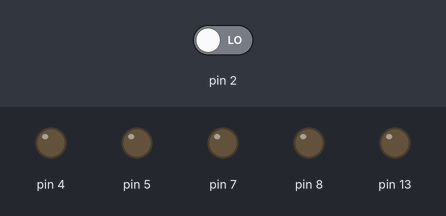
Simulated run of this sketch. Board: Arduino Uno, built with avr-gcc and run on an emulated ATmega328P. Parts: output pins drawn as LEDs (lit = HIGH). The test bench sets the inputs (shaded band); at power-on: pin 2 LOW. Pins used as bus, display or sensor lines are not drawn.

Above: at 0.1 s.
At 3.3 s:
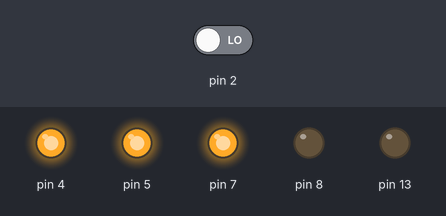
Timing chart, 0 to 4.8 s (numbered marks = the images above):
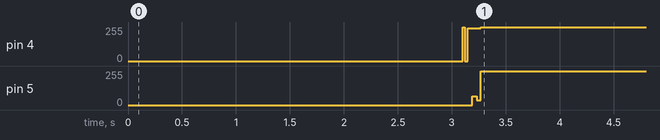

The sketch:

_LMX2541SQ3740ENOPB.ino
```cpp
#define clk0 digitalWrite(6,LOW)
#define clk1 digitalWrite(6,HIGH)
#define dat0 digitalWrite(5,LOW)
#define dat1 digitalWrite(5,HIGH)
#define le0 digitalWrite(4,LOW)
#define le1 digitalWrite(4,HIGH)
#define ce0 digitalWrite(7,LOW)
#define ce1 digitalWrite(7,HIGH)
#define led0 digitalWrite(13,LOW)
#define led1 digitalWrite(13,HIGH)
#define RFout0 digitalWrite(8,LOW)
#define RFout1 digitalWrite(8,HIGH)
#define _0 false
#define _1 true

byte  R7=0x07;
byte  R13=0x13;
byte  R12=0x12;
byte  R9=0x09;
byte  R8=0x08;
byte  R6=0x06;
byte  R5=0x05;
byte  R4=0x04;
byte  R3=0x03;
byte  R2=0x02;
byte  R1=0x01;
byte  R0=0x00;
byte  VCO_DIV_OPT=0x00;//RFout Disable(0x00)/Enable(0x04)
byte  AC_TEMP_COMP=0x24;//Dynamic(0x05)/Fixed(0x18) frequency
byte  RFOUT=0x00;//Комбинация с пином RFout, физическое подключение к микосхеме не важно:0x00-Disabled/0x02-Enabled, контроль внешним подключением к микросхеме:0x01/0x03;
byte  DIVTERMVCOGAIN=0x18;//VCO_DIV=1:OUTTERM, VCOGAIN         VCO_DIV>1:OUTTERM,DIVGAIN
byte  FL_TOC=0x00;//FASTLOCK 0..16383 (Disabled..16383x2 Detector cycles)
byte  FL_R3_LF=0x01;//Resistor R3 Fastlock 0=200 Ohm; 1=1k Ohm; 2=2k Ohm; 3=4k Ohm; 4=16k Ohm; 5-7=reserved
byte  FL_R4_LF=0x00;//Resistor R4 Fastlock 0=200 Ohm; 1=1k Ohm; 2=2k Ohm; 3=4k Ohm; 4=16k Ohm; 5-7=reserved
byte  FL_CPG=0x00;//Charge Pump Current for Fastlock 0..31=x1..x32
byte  OSC_FREQ=0x20;//Частота опорного генератора 1..255 MHz
byte  VCO_DIV=0x01;//Делитель VCO 1..63= 1-bypass 2=divide by 2..63=divide by 63
byte  R3_LF=0x01;//Loop Filter Resistor R3 0=200 Ohm; 1=1k Ohm; 2=2k Ohm; 3=4k Ohm; 4=16k Ohm; 5-7=reserved
byte  R4_LF=0x00;//Loop Filter Resistor R4 0=200 Ohm; 1=1k Ohm; 2=2k Ohm; 3=4k Ohm; 4=16k Ohm; 5-7=reserved
byte  C3_LF=0x08;//loop filter resistor C3_LF 0..15; 0=0,1=1,2=5,3=6,4=10,5=11,6=15,7=16,8=20,9=21,10=25,11=26,12=30,13=31,14=35,15=36 pF
byte  C4_LF=0x08;//loop filter resistor C4_LF 0..15; 0=0,1=5,2=20,3=25,4=40,5=45,6=60,7=65,8=100,9=105,10=120,11=125,12=140,13=145,14=160,15=165 pF
byte  MODE=0x01;//Operational Mode 0..3 0-Full, 1-Externall VCO, 2-Divider only, 3-TEST
byte  POWERDOWN=0x00;//1=down
byte  XO=0x01;//Crystal Oscillator Mode Select
byte  CPG=0x00;//Charge Pump Current 0..31=x1..x32=100uA..3200uA
byte  MUX=0x10;//Multiplexed Output for Ftest/LD Pin 0..15
byte  CPP=0x01;//Charge Pump Polarity 0-Negative для FULL CHIP MODE 1-POSITIVE
byte  OSC_2X=0x00;//OSCin Frequency Doubler 0-без 1-с
byte  FDM=0x01;// Fractional Denominator Mode Enable 0-10bit 1-22bit(default)
byte  ORDER=0x00;//Delta-Sigma Modulator Order 0-disable
byte  DITH=0x03;//Dithering 3-disabled
byte  CPT=0x00;//Charge Pump TRI-STATE
byte  DLOCK=0x00;//Controls for Digital Lock Detect - 0
byte  FSK=0x00;//Frequency Shift Keying
byte  DEN=0x00;//Дробный знаменатель
byte  PLL_RR1=0x10;//R делитель
byte  PLL_NR1=0x01;//N делитель
byte  PLL_NUMR1=0x01;//Дробный числитель
byte  PLL_NR0=0x01;//N делитель
byte  PLL_NUMR0=0x01;//Дробный числитель

/////////////////////////////////////////

unsigned char value, bit_ctr;


/////////////////////////////
void R7_reg (void){
byte bit_ctr;
unsigned int value=0;
//======== R7 register(3-0)==========
   value = R7;
   for(bit_ctr=0;bit_ctr<4;bit_ctr++)
   {
        if(value & 0x02)
        {
        dat1;
        }
        else
        {
        dat0;
        }
   value = (value << 1);
   clk1;
   clk0;
   }
//////4////////
   dat1;
   clk1;
   clk0;
//////31-5////////
for(bit_ctr=0;bit_ctr<24;bit_ctr++)
   {
   dat0;
   clk1;
   clk0;
   }
}
////////////////////////////////////////////////
void R13_reg (void){
byte bit_ctr;
unsigned int value=0;
//======== R13 register(3-0)==========
   value = R13;
   for(bit_ctr=0;bit_ctr<4;bit_ctr++)
   {
        if(value & 0x02)
        {
        dat1;
        }
        else
        {
        dat0;
        }
   value = (value << 1);
   clk1;
   clk0;
   }
//////VCO_DIV_OPT(6-4)////////
for(bit_ctr=0;bit_ctr<3;bit_ctr++){
   value = VCO_DIV_OPT;
   if (VCO_DIV_OPT==1){
   dat1;
   }
   else {
   dat0;
   }
   value = (value << 1);
   clk1;
   clk0;
}
//////31-7////////
for(bit_ctr=0;bit_ctr<24;bit_ctr++)
   {
   dat0;
   clk1;
   clk0;
   }
}
////////////////////////////////////////////////
void R12_reg (void){
byte bit_ctr;
unsigned int value=0;
//======== R12 register(3-0)==========
   value = R12;
   for(bit_ctr=0;bit_ctr<4;bit_ctr++)
   {
        if(value & 0x02)
        {
        dat1;
        }
        else
        {
        dat0;
        }
   value = (value << 1);
   clk1;
   clk0;
   }
//////4////////
   dat1;
   clk1;
   clk0;
//////31-5////////
for(bit_ctr=0;bit_ctr<24;bit_ctr++)
   {
   dat0;
   clk1;
   clk0;
   }
}
////////////////////////////////////////////////
void R9_reg (void){
byte bit_ctr;
unsigned int value=0;
//======== R9 register(3-0)==========
   value = R9;
   for(bit_ctr=0;bit_ctr<4;bit_ctr++)
   {
        if(value & 0x02)
        {
        dat1;
        }
        else
        {
        dat0;
        }
   value = (value << 1);
   clk1;
   clk0;
   }
//////9-4////////
for(bit_ctr=0;bit_ctr<6;bit_ctr++)
   {
   dat0;
   clk1;
   clk0;
   }
//////10////////
   dat1;
   clk1;
   clk0;
//////11////////
   dat0;
   clk1;
   clk0;
//////12////////
   dat1;
   clk1;
   clk0;
//////26-13////////
for(bit_ctr=0;bit_ctr<14;bit_ctr++)
   {
   dat0;
   clk1;
   clk0;
   }
//////27////////
   dat1;
   clk1;
   clk0;
//////28////////
   dat0;
   clk1;
   clk0;
//////29////////
   dat1;
   clk1;
   clk0;
//////30////////
   dat0;
   clk1;
   clk0;
//////31////////
   dat0;
   clk1;
   clk0;
}
////////////////////////////////////////////////
void R8_reg (void){
byte bit_ctr;
unsigned int value=0;
//======== R8 register(3-0)==========
   value = R8;
   for(bit_ctr=0;bit_ctr<4;bit_ctr++)
   {
        if(value & 0x02)
        {
        dat1;
        }
        else
        {
        dat0;
        }
   value = (value << 1);
   clk1;
   clk0;
   }
//////AC_TEMP_COMP(8-4)////////
for(bit_ctr=0;bit_ctr<5;bit_ctr++)
   {
    value = AC_TEMP_COMP;
   if (AC_TEMP_COMP==1){
   dat1;
   }
   else {
   dat0;
   }
   value = (value << 1);
   clk1;
   clk0;
}
//////11-9////////
for(bit_ctr=0;bit_ctr<3;bit_ctr++)
   {
   dat1;
   clk1;
   clk0;
   }
//////13-12////////
for(bit_ctr=0;bit_ctr<2;bit_ctr++)
   {
   dat0;
   clk1;
   clk0;
   }
//////16-14////////
for(bit_ctr=0;bit_ctr<4;bit_ctr++)
   {
   dat1;
   clk1;
   clk0;
   }
//////19-17////////
for(bit_ctr=0;bit_ctr<4;bit_ctr++)
   {
   dat0;
   clk1;
   clk0;
   }
//////20////////
dat1;
clk1;
clk0;
//////23-21////////
for(bit_ctr=0;bit_ctr<4;bit_ctr++)
   {
   dat0;
   clk1;
   clk0;
   }
//////24////////
dat1;
clk1;
clk0;
//////31-25////////
for(bit_ctr=0;bit_ctr<8;bit_ctr++)
   {
   dat0;
   clk1;
   clk0;
   }
}
////////////////////////////////////////////////
void R6_reg (void){
byte bit_ctr;
unsigned int value=0;
//======== R6 register(3-0)==========
   value = R6;
   for(bit_ctr=0;bit_ctr<4;bit_ctr++)
   {
        if(value & 0x02)
        {
        dat1;
        }
        else
        {
        dat0;
        }
   value = (value << 1);
   clk1;
   clk0;
   }
//////RFOUT 4////////
   for(bit_ctr=0;bit_ctr<2;bit_ctr++)
   {
    value = RFOUT;
   if (RFOUT==1){
   dat1;
   }
   else {
   dat0;
   }
   value = (value << 1);
   clk1;
   clk0;
}
//////DIVGAIN 17-6////////
for(bit_ctr=0;bit_ctr<12;bit_ctr++)
   {
    value = DIVTERMVCOGAIN;
   if (DIVTERMVCOGAIN==1){
   dat1;
   }
   else {
   dat0;
   }
   value = (value << 1);
   clk1;
   clk0;
}
//////20-18////////
for(bit_ctr=0;bit_ctr<3;bit_ctr++)
   {
   dat1;
   clk1;
   clk0;
   }
//////31-21////////
for(bit_ctr=0;bit_ctr<11;bit_ctr++)
   {
   dat0;
   clk1;
   clk0;
   }
}
////////////////////////////////////////////////
void R5_reg (void){
byte bit_ctr;
unsigned int value=0;
//======== R5 register(3-0)==========
   value = R5;
   for(bit_ctr=0;bit_ctr<4;bit_ctr++)
   {
        if(value & 0x02)
        {
        dat1;
        }
        else
        {
        dat0;
        }
   value = (value << 1);
   clk1;
   clk0;
   }
//////FL_TOC 17-4////////
   for(bit_ctr=0;bit_ctr<14;bit_ctr++)
   {
    value = FL_TOC;
   if (FL_TOC==1){
   dat1;
   }
   else {
   dat0;
   }
   value = (value << 1);
   clk1;
   clk0;
}
//////FL_R3_LF 20-18////////
for(bit_ctr=0;bit_ctr<3;bit_ctr++)
   {
    value = FL_R3_LF;
   if (FL_R3_LF==1){
   dat1;
   }
   else {
   dat0;
   }
   value = (value << 1);
   clk1;
   clk0;
}
//////FL_R4_LF 23-21////////
for(bit_ctr=0;bit_ctr<4;bit_ctr++)
   {
    value = FL_R4_LF;
   if (FL_R4_LF==1){
   dat1;
   }
   else {
   dat0;
   }
   value = (value << 1);
   clk1;
   clk0;
}
//////FL_CPG 28-24////////
for(bit_ctr=0;bit_ctr<5;bit_ctr++)
   {
    value = FL_CPG;
   if (FL_CPG==1){
   dat1;
   }
   else {
   dat0;
   }
   value = (value << 1);
   clk1;
   clk0;
}
//////29////////
dat1;
clk1;
clk0;
//////30////////
dat0;
clk1;
clk0;
//////31////////
dat1;
clk1;
clk0;
}
////////////////////////////////////////////////
void R4_reg (void){
byte bit_ctr;
unsigned int value=0;
//======== R4 register(3-0)==========
   value = R4;
   for(bit_ctr=0;bit_ctr<4;bit_ctr++)
   {
        if(value & 0x02)
        {
        dat1;
        }
        else
        {
        dat0;
        }
   value = (value << 1);
   clk1;
   clk0;
   }
//////OSC_FREQ 11-4////////
   for(bit_ctr=0;bit_ctr<8;bit_ctr++)
   {
    value = OSC_FREQ;
   if (OSC_FREQ==1){
   dat1;
   }
   else {
   dat0;
   }
   value = (value << 1);
   clk1;
   clk0;
}
//////VCO_DIV 17-12////////
for(bit_ctr=0;bit_ctr<6;bit_ctr++)
   {
    value = VCO_DIV;
   if (VCO_DIV==1){
   dat1;
   }
   else {
   dat0;
   }
   value = (value << 1);
   clk1;
   clk0;
}
//////R3_LF 20-18////////
for(bit_ctr=0;bit_ctr<3;bit_ctr++)
   {
    value = R3_LF;
   if (R3_LF==1){
   dat1;
   }
   else {
   dat0;
   }
   value = (value << 1);
   clk1;
   clk0;
}
//////R4_LF 28-24////////
for(bit_ctr=0;bit_ctr<3;bit_ctr++)
   {
    value = R4_LF;
   if (R4_LF==1){
   dat1;
   }
   else {
   dat0;
   }
   value = (value << 1);
   clk1;
   clk0;
}
//////C3_LF 28-24////////
for(bit_ctr=0;bit_ctr<4;bit_ctr++)
   {
    value = C3_LF;
   if (C3_LF==1){
   dat1;
   }
   else {
   dat0;
   }
   value = (value << 1);
   clk1;
   clk0;
}
//////C4_LF 28-24////////
for(bit_ctr=0;bit_ctr<4;bit_ctr++)
   {
    value = C4_LF;
   if (C4_LF==1){
   dat1;
   }
   else {
   dat0;
   }
   value = (value << 1);
   clk1;
   clk0;
}
}
////////////////////////////////////////////////
void R3_reg (void){
byte bit_ctr;
unsigned int value=0;
//======== R3 register(3-0)==========
   value = R3;
   for(bit_ctr=0;bit_ctr<4;bit_ctr++)
   {
        if(value & 0x02)
        {
        dat1;
        }
        else
        {
        dat0;
        }
   value = (value << 1);
   clk1;
   clk0;
   }
//////MODE 5-4////////
   for(bit_ctr=0;bit_ctr<2;bit_ctr++)
   {
    value = OSC_FREQ;
   if (OSC_FREQ==1){
   dat1;
   }
   else {
   dat0;
   }
   value = (value << 1);
   clk1;
   clk0;
}
//////POWERDOWN 6////////
   value = VCO_DIV;
   if (VCO_DIV==1){
   dat1;
   }
   else {
   dat0;
   }
   value = (value << 1);
   clk1;
   clk0;
//////XO 7////////
   value = XO;
   if (XO==1){
   dat1;
   }
   else {
   dat0;
   }
   value = (value << 1);
   clk1;
   clk0;
//////CPG 12-8////////
for(bit_ctr=0;bit_ctr<5;bit_ctr++)
   {
    value = CPG;
   if (CPG==1){
   dat1;
   }
   else {
   dat0;
   }
   value = (value << 1);
   clk1;
   clk0;
}
//////MUX 16-13////////
for(bit_ctr=0;bit_ctr<4;bit_ctr++)
   {
    value = MUX;
   if (MUX==1){
   dat1;
   }
   else {
   dat0;
   }
   value = (value << 1);
   clk1;
   clk0;
}
//////CPP 17////////
   value = CPP;
   if (CPP==1){
   dat1;
   }
   else {
   dat0;
   }
   value = (value << 1);
   clk1;
   clk0;
//////OSC_2X 18////////
   value = OSC_2X;
   if (OSC_2X==1){
   dat1;
   }
   else {
   dat0;
   }
   value = (value << 1);
   clk1;
   clk0;
//////FDM 19////////
   value = FDM;
   if (FDM==1){
   dat1;
   }
   else {
   dat0;
   }
   value = (value << 1);
   clk1;
   clk0;
//////ORDER 22-20////////
for(bit_ctr=0;bit_ctr<3;bit_ctr++)
   {
    value = ORDER;
   if (ORDER==1){
   dat1;
   }
   else {
   dat0;
   }
   value = (value << 1);
   clk1;
   clk0;
}
//////DITH 24-23////////
for(bit_ctr=0;bit_ctr<2;bit_ctr++)
   {
    value = DITH;
   if (DITH==1){
   dat1;
   }
   else {
   dat0;
   }
   value = (value << 1);
   clk1;
   clk0;
}
//////CPT 25////////
  value = CPT;
   if (CPT==1){
   dat1;
   }
   else {
   dat0;
   }
   value = (value << 1);
   clk1;
   clk0;
//////DLOCK 28-26////////
for(bit_ctr=0;bit_ctr<3;bit_ctr++)
   {
    value = DLOCK;
   if (DLOCK==1){
   dat1;
   }
   else {
   dat0;
   }
   value = (value << 1);
   clk1;
   clk0;
}
//////29////////
   dat0;
   clk1;
   clk0;
//////30////////
   dat0;
   clk1;
   clk0;
//////FSK 31////////
   value = FSK;
   if (FSK==1){
   dat1;
   }
   else {
   dat0;
   }
   value = (value << 1);
   clk1;
   clk0;
}
////////////////////////////////////////////////
void R2_reg (void){
byte bit_ctr;
unsigned int value=0;
//======== R2 register(3-0)==========
   value = R2;
   for(bit_ctr=0;bit_ctr<4;bit_ctr++)
   {
        if(value & 0x02)
        {
        dat1;
        }
        else
        {
        dat0;
        }
   value = (value << 1);
   clk1;
   clk0;
   }
//////DEN 25-4////////
   for(bit_ctr=0;bit_ctr<2;bit_ctr++)
   {
    value = DEN;
   if (DEN==1){
   dat1;
   }
   else {
   dat0;
   }
   value = (value << 1);
   clk1;
   clk0;
}
//////26////////
   dat1;
   clk1;
   clk0;
//////31-27////////
   for(bit_ctr=0;bit_ctr<5;bit_ctr++)
   {
   dat0;
   clk1;
   clk0;
   }
}
////////////////////////////////////////////////
void R1_reg (void){
byte bit_ctr;
unsigned int value=0;
//======== R1 register(3-0)==========
   value = R1;
   for(bit_ctr=0;bit_ctr<4;bit_ctr++)
   {
        if(value & 0x02)
        {
        dat1;
        }
        else
        {
        dat0;
        }
   value = (value << 1);
   clk1;
   clk0;
   }
//////PLL_RR1 15-4////////
   for(bit_ctr=0;bit_ctr<12;bit_ctr++)
   {
    value = PLL_RR1;
   if (PLL_RR1==1){
   dat1;
   }
   else {
   dat0;
   }
   value = (value << 1);
   clk1;
   clk0;
}
//////PLL_NR1 21-16////////
   for(bit_ctr=0;bit_ctr<6;bit_ctr++)
   {
    value = PLL_NR1;
   if (PLL_NR1==1){
   dat1;
   }
   else {
   dat0;
   }
   value = (value << 1);
   clk1;
   clk0;
}
//////PLL_NUMR1 27-22////////
   for(bit_ctr=0;bit_ctr<6;bit_ctr++)
   {
   value = PLL_NUMR1;
   if (PLL_NUMR1==1){
   dat1;
   }
   else {
   dat0;
   }
   value = (value << 1);
   clk1;
   clk0;
}
//////31-28////////
   for(bit_ctr=0;bit_ctr<4;bit_ctr++)
   {
   dat0;
   clk1;
   clk0;
   }
}
////////////////////////////////////////////////
void R0_reg (void){
byte bit_ctr;
unsigned int value=0;
//======== R0 register(3-0)==========
   value = R0;
   for(bit_ctr=0;bit_ctr<4;bit_ctr++)
   {
        if(value & 0x02)
        {
        dat1;
        }
        else
        {
        dat0;
        }
   value = (value << 1);
   clk1;
   clk0;
   }
//////PLL_NR0 15-4////////
   for(bit_ctr=0;bit_ctr<12;bit_ctr++)
   {
    value = PLL_NR0;
   if (PLL_NR0==1){
   dat1;
   }
   else {
   dat0;
   }
   value = (value << 1);
   clk1;
   clk0;
}
//////PLL_NUMR0 31-16////////
   for(bit_ctr=0;bit_ctr<16;bit_ctr++)
   {
    value = PLL_NUMR0;
   if (PLL_NUMR0==1){
   dat1;
   }
   else {
   dat0;
   }
   value = (value << 1);
   clk1;
   clk0;
}
}
////////////////////////////////////////////////
///////////////////////////////////////////////

void SINTprog(void) {
ce0;
delay(100);
ce1;
le0;
R7_reg();
le1;
delayMicroseconds(10000);
le0;
R13_reg();
le1;
delayMicroseconds(10000);
le0;
R12_reg();
le1;
delayMicroseconds(10000);
le0;
R9_reg();
le1;
delayMicroseconds(10000);
le0;
R8_reg();
le1;
delayMicroseconds(10000);
le0;
R6_reg();
le1;
delayMicroseconds(10000);
le0;
R5_reg();
le1;
delayMicroseconds(10000);
le0;
R4_reg();
le1;
delayMicroseconds(10000);
le0;
R3_reg();
le1;
delayMicroseconds(10000);
le0;
R2_reg();
le1;
delayMicroseconds(10000);
le0;
R1_reg();
le1;
delayMicroseconds(10000);
le0;
R12_reg();
le1;
delayMicroseconds(10000);
le0;
R0_reg();
le1;
delayMicroseconds(10000);
}


///////////////////////////////////////////////
void setup() {
  // put your setup code here, to run once:
  pinMode(7, OUTPUT);
  pinMode(4, OUTPUT);
  pinMode(5, OUTPUT);
  pinMode(6, OUTPUT);
  pinMode(13, OUTPUT);
  pinMode(8, OUTPUT);
  delay(3000);
    SINTprog();
ce1;
RFout0;

attachInterrupt(0, RESINT, RISING);
}

void loop() {

}

void RESINT() {
}
```

Measured:
- by itself, pin 4: 255/255 → 247/255 at 3.1 s, → 255/255 0.15 s later
- by itself, pin 5: 66/255 → 255/255 at 3.2 s
